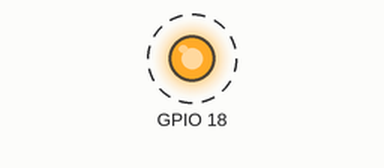
This program was run on a simulated Raspberry Pi (BCM pin numbers). Shown: output pins drawn as LEDs (lit = HIGH). Dashed ring = blinking. What the program prints to the terminal is not drawn.

Above: at 0.2 s.
Timing chart, 0 to 3.0 s (numbered marks = the images above):
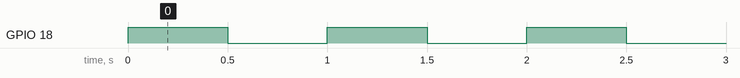

The program:

rpi_gpio18.py
```python
# Raspberry Pi : GPIO Example -> by Python

import RPi.GPIO as GPIO
import time

GPIO.setmode(GPIO.BCM)

print "Pin 18 as GPIO Output pin"

GPIO.setup(18, GPIO.OUT)
GPIO.output(18, False)

i = 0

while i < 3:

    GPIO.output(18, True)
    time.sleep(0.5)

    GPIO.output(18, False)
    time.sleep(0.5)

    i += 1

raw_input('Press Enter key to exit')

GPIO.cleanup()
```

Measured:
- by itself, GPIO 18: alternates HIGH for 0.50 s and LOW for 0.50 s, 6 changes in all, then stays LOW
